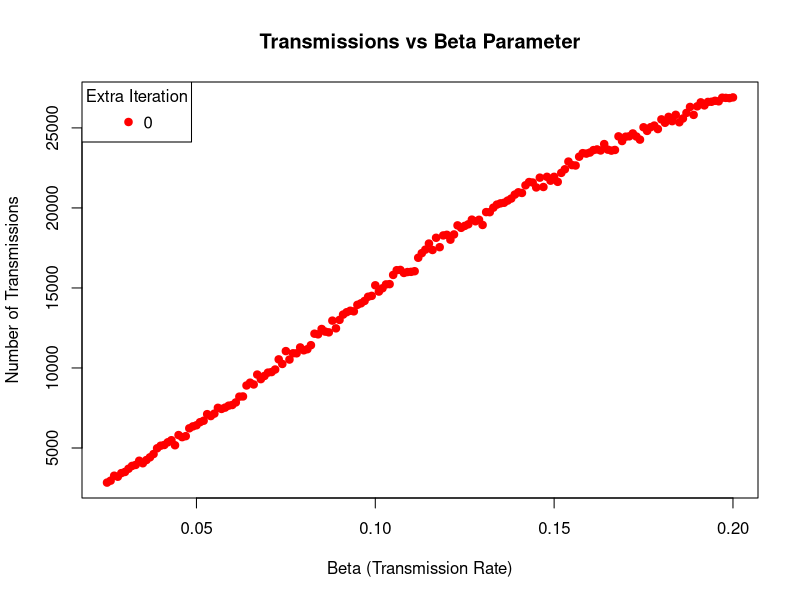
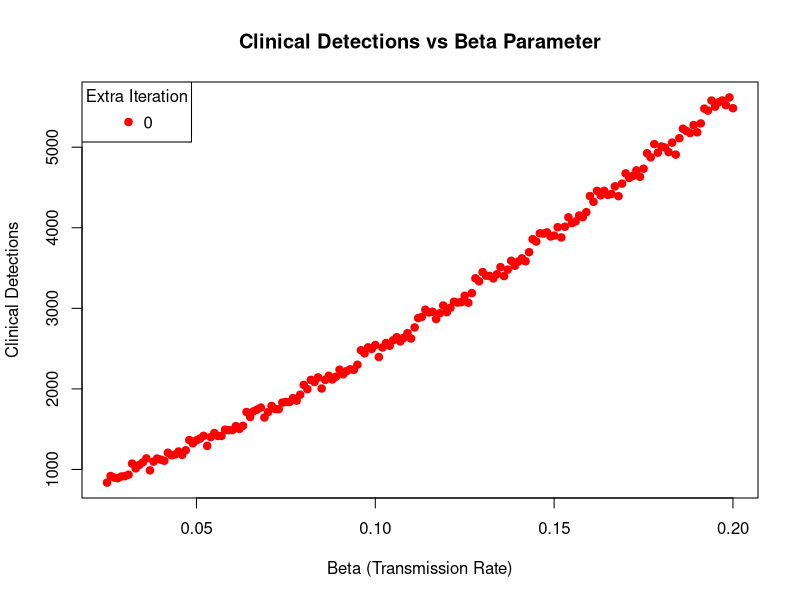
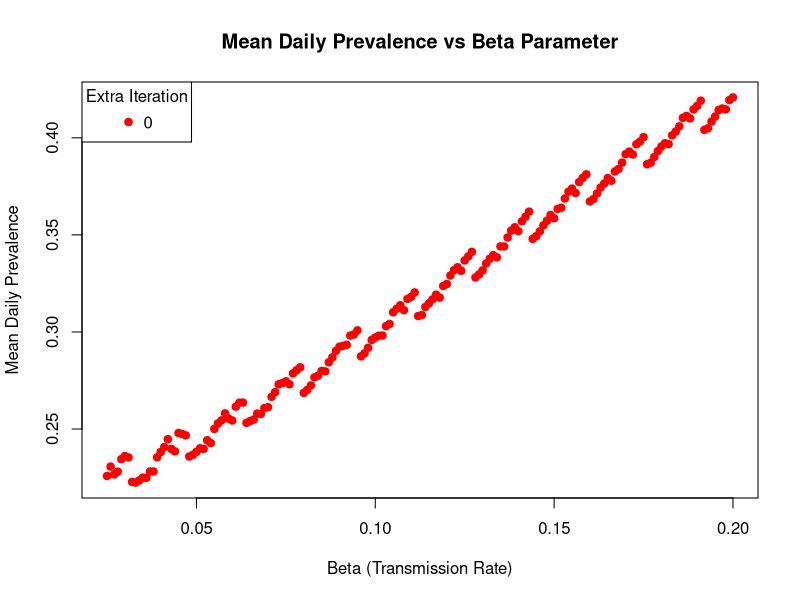
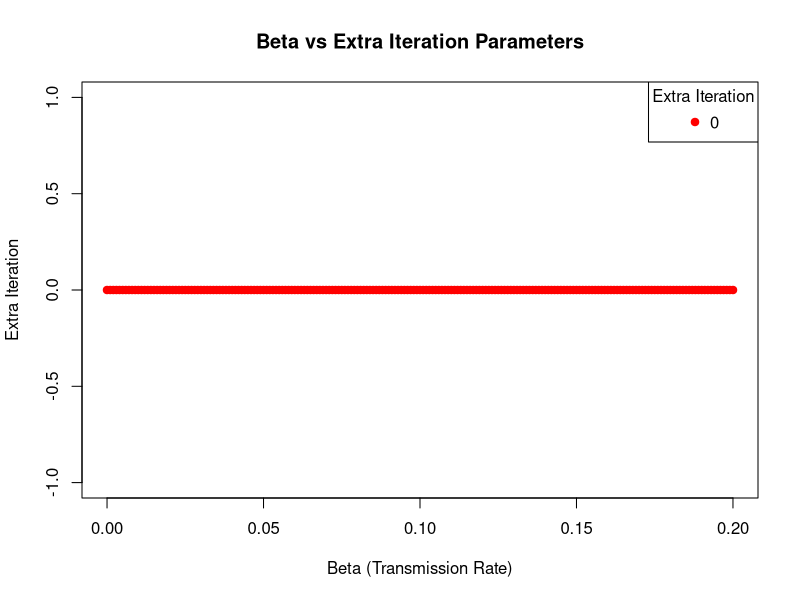
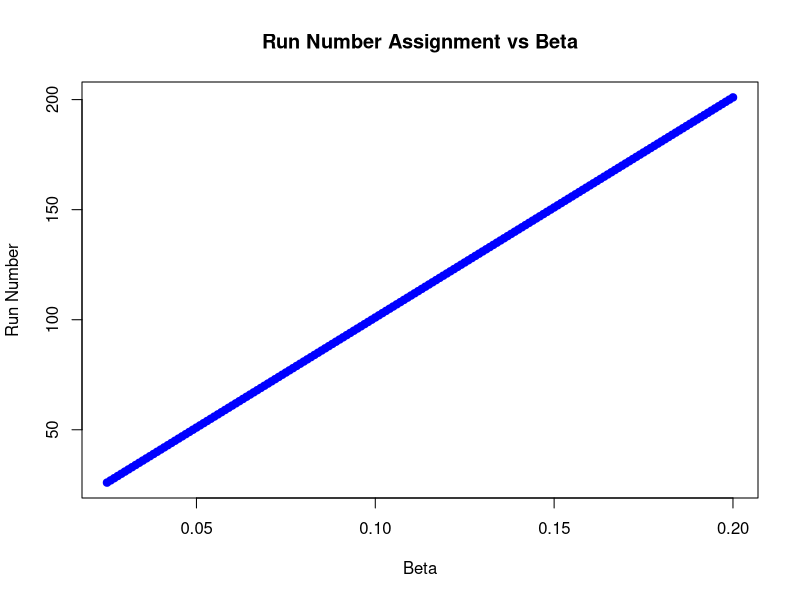
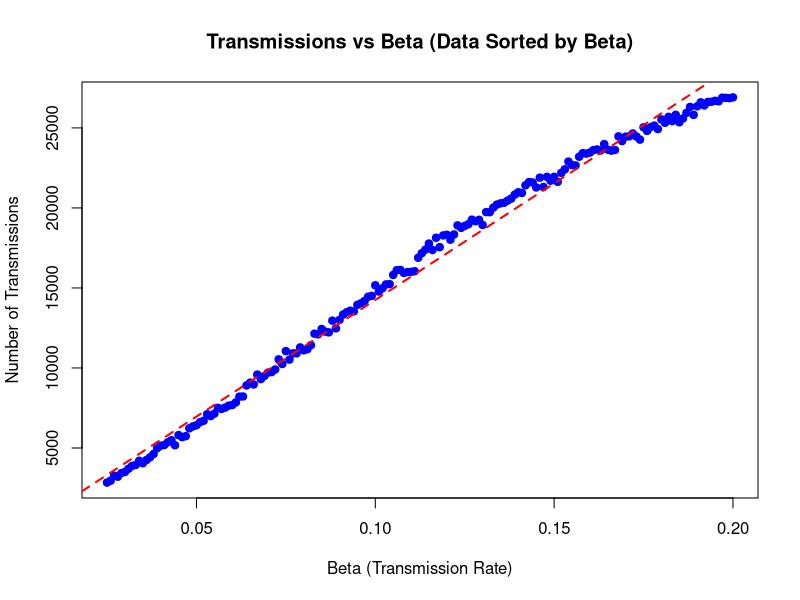
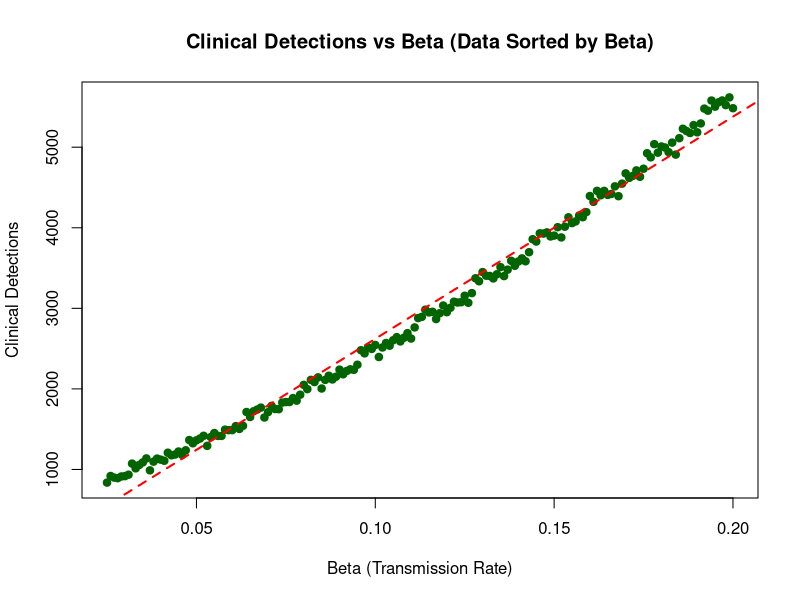
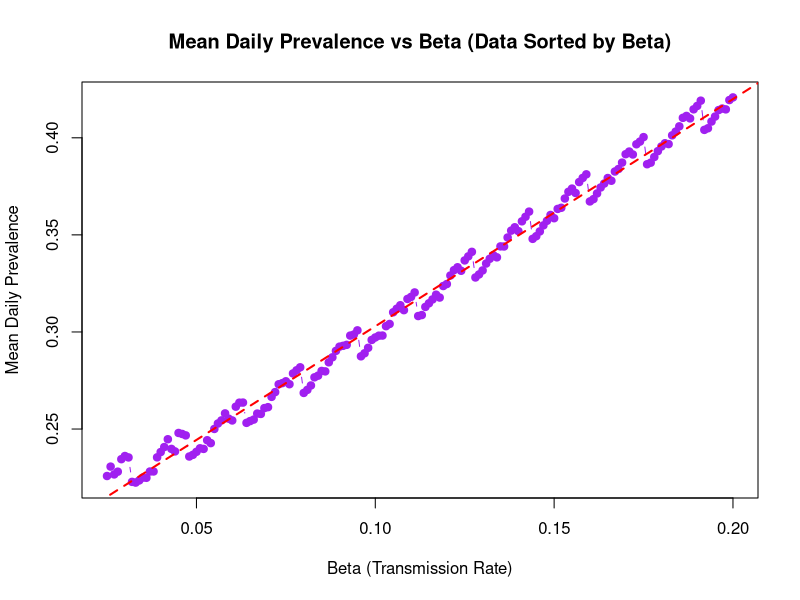

Recreate these plots in R, in order.
## ---- chunk 1
# Load the two data files using base R
param_map <- read.table("../data/sim_modeloutputs.2025.Dec.10.15_31_11.batch_param_map.demo.txt",
                        header = TRUE,
                        sep = ",",
                        check.names = FALSE,
                        stringsAsFactors = TRUE)
model_outputs <- read.table("../data/sim_modeloutputs.2025.Dec.10.15_31_11.demo.txt",
                            header = TRUE,
                            sep = ",",
                            stringsAsFactors = TRUE)

# Join the datasets on "run"
combined_data_df <- merge(param_map, model_outputs, by = "run")

# Filter out the first 25 runs
combined_data_df <- combined_data_df[combined_data_df$run > 25, ]

# Create a table of column names and types
col_info <- data.frame(
  Column = names(combined_data_df),
  Type = sapply(combined_data_df, class),
  stringsAsFactors = FALSE
)

print(col_info, row.names = FALSE)
## ---- chunk 2
# Plot number of transmissions vs beta, colored by extraIteration
# Create color palette for extraIteration values
extra_iter_colors <- rainbow(length(unique(combined_data_df$extraIteration)))
color_map <- extra_iter_colors[as.factor(combined_data_df$extraIteration)]

plot(combined_data_df$beta, combined_data_df$NumberOfTransmissions,
     xlab = "Beta (Transmission Rate)",
     ylab = "Number of Transmissions",
     main = "Transmissions vs Beta Parameter",
     pch = 19,
     col = color_map)

# Add legend
legend("topleft",
       legend = sort(unique(combined_data_df$extraIteration)),
       col = extra_iter_colors,
       pch = 19,
       title = "Extra Iteration")
## ---- chunk 3
# Plot clinical detections vs beta, colored by extraIteration
plot(combined_data_df$beta, combined_data_df$ClinicalDetections,
     xlab = "Beta (Transmission Rate)",
     ylab = "Clinical Detections",
     main = "Clinical Detections vs Beta Parameter",
     pch = 19,
     col = color_map)

# Add legend
legend("topleft",
       legend = sort(unique(combined_data_df$extraIteration)),
       col = extra_iter_colors,
       pch = 19,
       title = "Extra Iteration")
## ---- chunk 4
# Plot mean daily prevalence vs beta, colored by extraIteration
plot(combined_data_df$beta, combined_data_df$MeanDailyPrevalence,
     xlab = "Beta (Transmission Rate)",
     ylab = "Mean Daily Prevalence",
     main = "Mean Daily Prevalence vs Beta Parameter",
     pch = 19,
     col = color_map)

# Add legend
legend("topleft",
       legend = sort(unique(combined_data_df$extraIteration)),
       col = extra_iter_colors,
       pch = 19,
       title = "Extra Iteration")
## ---- chunk 5
# Scatter plot of beta vs extra-iteration from parameter map, colored by extraIteration
# Create color palette for parameter map
param_extra_iter_colors <- rainbow(length(unique(param_map$extraIteration)))
param_color_map <- param_extra_iter_colors[as.factor(param_map$extraIteration)]

plot(param_map$beta, param_map$extraIteration,
     xlab = "Beta (Transmission Rate)",
     ylab = "Extra Iteration",
     main = "Beta vs Extra Iteration Parameters",
     pch = 19,
     col = param_color_map)

# Add legend
legend("topright",
       legend = sort(unique(param_map$extraIteration)),
       col = param_extra_iter_colors,
       pch = 19,
       title = "Extra Iteration")
## ---- chunk 6
# Sort data by beta to see the pattern
sorted_by_beta <- combined_data_df[order(combined_data_df$beta, combined_data_df$run), ]

# Look at the data sorted by beta
cat("Data sorted by beta, showing run number and MeanDailyPrevalence:\n")
cat("Beta    | Run | MeanDailyPrev | RandomSeed\n")
cat("--------+-----+---------------+-----------\n")
for(i in 1:min(30, nrow(sorted_by_beta))) {
  cat(sprintf("%.5f | %3d | %13.6f | %d\n",
              sorted_by_beta$beta[i],
              sorted_by_beta$run[i],
              sorted_by_beta$MeanDailyPrevalence[i],
              sorted_by_beta$randomSeed[i]))
}

# Count statistics
runs_per_beta <- table(combined_data_df$beta)
cat(sprintf("\nNumber of runs per unique beta value: %d\n", as.numeric(names(table(runs_per_beta)))[1]))
cat(sprintf("Number of unique beta values: %d\n", length(unique(combined_data_df$beta))))
cat(sprintf("Total number of runs: %d\n", nrow(combined_data_df)))

# Check if randomSeed varies
cat(sprintf("\nNumber of unique random seeds: %d\n", length(unique(combined_data_df$randomSeed))))
cat(sprintf("Random seed values: %s\n", paste(unique(combined_data_df$randomSeed), collapse=", ")))

# Plot run number vs beta to see the assignment pattern
plot(combined_data_df$beta, combined_data_df$run,
     xlab = "Beta",
     ylab = "Run Number",
     main = "Run Number Assignment vs Beta",
     pch = 19,
     col = "blue")
## ---- chunk 7
# Sort data by beta for cleaner visualization
sorted_data <- combined_data_df[order(combined_data_df$beta), ]

# Plot transmissions vs beta (sorted)
plot(sorted_data$beta, sorted_data$NumberOfTransmissions,
     xlab = "Beta (Transmission Rate)",
     ylab = "Number of Transmissions",
     main = "Transmissions vs Beta (Data Sorted by Beta)",
     pch = 19,
     col = "blue",
     type = "b")  # Both points and lines

# Add trend line
abline(lm(NumberOfTransmissions ~ beta, data = sorted_data), col = "red", lwd = 2, lty = 2)
## ---- chunk 8
# Plot clinical detections vs beta (sorted)
plot(sorted_data$beta, sorted_data$ClinicalDetections,
     xlab = "Beta (Transmission Rate)",
     ylab = "Clinical Detections",
     main = "Clinical Detections vs Beta (Data Sorted by Beta)",
     pch = 19,
     col = "darkgreen",
     type = "b")

# Add trend line
abline(lm(ClinicalDetections ~ beta, data = sorted_data), col = "red", lwd = 2, lty = 2)
## ---- chunk 9
# Plot mean daily prevalence vs beta (sorted)
plot(sorted_data$beta, sorted_data$MeanDailyPrevalence,
     xlab = "Beta (Transmission Rate)",
     ylab = "Mean Daily Prevalence",
     main = "Mean Daily Prevalence vs Beta (Data Sorted by Beta)",
     pch = 19,
     col = "purple",
     type = "b")

# Add trend line
abline(lm(MeanDailyPrevalence ~ beta, data = sorted_data), col = "red", lwd = 2, lty = 2)
## ---- chunk 10
# Descriptive statistics for beta
cat("Beta (Transmission Rate) Statistics:\n")
cat("-----------------------------------\n")
cat(sprintf("Mean:     %.4f\n", mean(param_map$beta)))
cat(sprintf("Median:   %.4f\n", median(param_map$beta)))
cat(sprintf("SD:       %.4f\n", sd(param_map$beta)))
cat(sprintf("Min:      %.4f\n", min(param_map$beta)))
cat(sprintf("Max:      %.4f\n", max(param_map$beta)))
cat(sprintf("Range:    %.4f\n", max(param_map$beta) - min(param_map$beta)))
cat(sprintf("N:        %d\n\n", length(param_map$beta)))

# Descriptive statistics for extraIteration
cat("Extra Iteration Statistics:\n")
cat("---------------------------\n")
cat(sprintf("Mean:     %.2f\n", mean(param_map$extraIteration)))
cat(sprintf("Median:   %.2f\n", median(param_map$extraIteration)))
cat(sprintf("SD:       %.2f\n", sd(param_map$extraIteration)))
cat(sprintf("Min:      %.0f\n", min(param_map$extraIteration)))
cat(sprintf("Max:      %.0f\n", max(param_map$extraIteration)))
cat(sprintf("Range:    %.0f\n", max(param_map$extraIteration) - min(param_map$extraIteration)))
cat(sprintf("N:        %d\n", length(param_map$extraIteration)))
